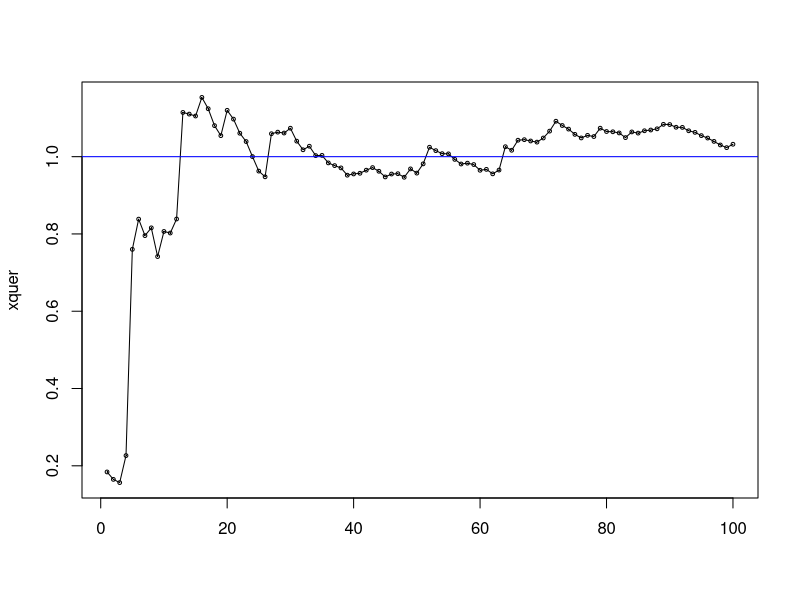
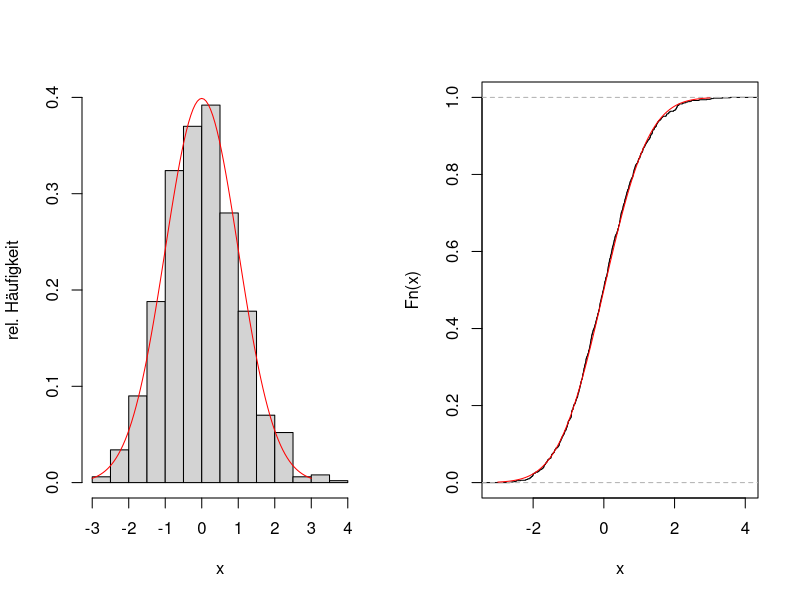
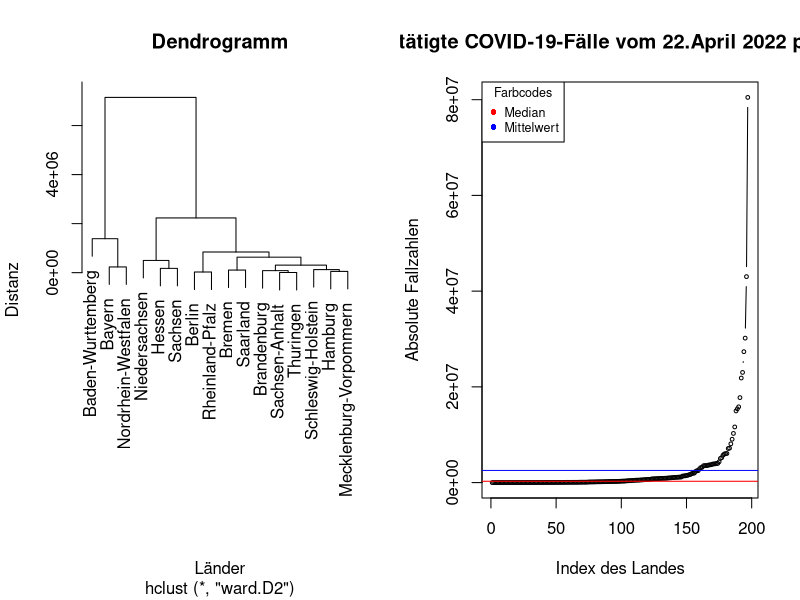
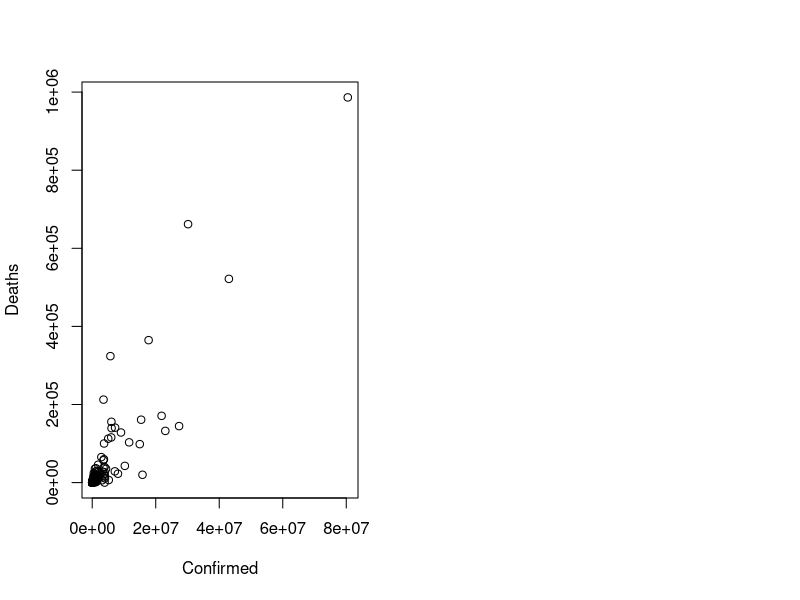

Source code (R) for these figures, in order:
######### ====================== Datenanalyse SS 2021 ====================== #########

########### ---------------------- Loesung zum 2. Aufgabenzettel ---------------------- #########

#### Aufgabe 2 ---- 

# Aufgabe a) 

# Initialisierung des Zufallszahlengenerators
set.seed(0) 
# Stichprobenumfang
n=100 

# Anschauen des angegebenen Befehls 
?stats::rexp
X = rexp(n,1) # Erzeugt einen Vektor von 100 Realisierungen von u.i.v. Exp(1)-ZV

mean_x = cumsum(X)/(1:n) 
# cumsum bildet fortlaufende Summen (x1,x1+x2,x1+x2+x3,...,x1+...+x100), 
# der Quotient teilt komponentenweise durch 1,2,...100. D.h. fortlaufende Mittelwerte werden gebildet.

# Verbindet die fortlaufenden Mittelwerte mit einem Linienzug
plot(mean_x,type="o",pch=".",cex=0.2,xlab="",ylab="xquer") 
# hebt die Mittelwertpunkte auf dem Linienzug hervor
points(1:n,mean_x,cex=0.5) 
# Skizziert den Erwartungswert 1 einer Exp(1)-Verteilung
abline(1,0,col="blue") 

# Interpretation: Das Beispiel illustriert die Stabilisierung der fortlaufenden Mittelwerte 
# bei dem theoretischen Erwartungswert in Form des (starken) Gesetzes gro?er Zahlen.

# Aufgabe b) 
# Funktion zur Erzeugung eines einzelnen Stichprobenwertes
zgs.single.sim <- function(i, k){
  X = rexp(k,1)
  sqrt(k)*(mean(X)-1/1)*1
} 

set.seed(0)

Y = sapply(1:1000, zgs.single.sim, 100)

par(mfrow=c(1,2))
hist(Y,freq=FALSE,main="",ylim=c(0,0.4),xlab="x",ylab="rel. Häufigkeit")
curve(dnorm,from=-3,to=3,add=TRUE,col="red",ylim=c(0,0.6))
# Man erkennt, dass das Histogramm die Dichte der N(0,1)-Verteilung  ann?hert. 
# Das spricht daf?r, dass die Stichprobe n?herungseise einer N(0,1)-Verteilung folgt

plot.ecdf(Y, main="")
curve(pnorm,from=-3,to=3,add=TRUE,col="red")
# Auch die empirische VF entspricht ziemlich genau der VF Phi der N(0,1)-Verteilung
# Es zeigt sich hier die Stabilisierung des zentralen Grenzwertsatzes


#### Aufgabe 3 ---- 

# Einlesen des Datensatzes
covid <- read.table(file = "covid_19_daily_reports_04-12-2022.csv",header = TRUE, sep = " ", dec = ".")

str(covid)
summary(covid)

#### b) ---- 

covid_germany <- covid[covid$Country_Region == "Germany",c(1,3,4)]

distanz_matrix <- dist(covid_germany[,2:3])
clustern <- hclust(distanz_matrix, method = "ward.D2")
clustern$labels <- covid_germany$Province_State
plot(clustern, xlab = "Länder", ylab = "Distanz", main = "Dendrogramm")

#' Zwei Cluster scheinen angemessen zu sein 

#### c) ---- 
covid_agg <- aggregate(covid[,3:4], by = list(covid$Country_Region), FUN = sum) # 197 Länder sollten herauskommen 
colnames(covid_agg)[1] <- "Country"

#### d) ---- 
covid_agg_confirmed <- covid_agg[order(covid_agg$Confirmed),]

plot(covid_agg_confirmed$Confirmed, type = "b", 
     main = "Bestätigte COVID-19-Fälle vom 22.April 2022 pro Land", 
     xlab = "Index des Landes", ylab = "Absolute Fallzahlen",
     cex = 0.5)  
abline(a=median(covid_agg_confirmed$Confirmed),b=0, col="red")
abline(a=mean(covid_agg_confirmed$Confirmed),b=0, col="blue")

legend("topleft", pch = 16, title = "Farbcodes", text.font = 1, cex=0.75, 
       legend = c("Median", "Mittelwert"),
       col = c("red", "blue"))

#' Erkenntnisse: 
#' Man erkennt, dass einige wenige Länder hohe Fallzahlen haben als Außenseiter: 
#' covid_agg_confirmed[195:197,] -> Brasilien, Indien und die USA 
#' Die meisten Länder scheinen kaum bestätigte Corona-Fallzahlen zu haben. 
#' Da dieses Mal nur die absoluten Fallzahlen gegeben sind, kann man diesen Sachverhalt nicht näher untersuchen 
#' Der Median liegt niedriger als der Mittelwert, was auf eine schiefe Verteilung schließen lässt. 
#'    

#### e) ---- 

plot(covid_agg[,2:3])

#' Definition Bravais-Pearson-Korrelations-Koeffizient: Maß für die Stärke des linearen Zusammenhangs beider Merkmale

#' Geeignetes Korrelationsmaß: 
#' Man könnte über Pearsons-Korrelations-Koeffizienten nachdenken, da es einen linearen Zusammenhang zu geben scheint 

cor(covid_agg$Confirmed, covid_agg$Deaths, method = "pearson") #0.907031

# Zum Vergleich noch mal die Spearman-Rangkorrelation: 
cor(covid_agg$Confirmed, covid_agg$Deaths, method = "spearman") #0.9069328

#' -> Korrelation ist KEIN Beweis für Kausalität
#' Nur weil die Korrelation zwischen den bestätigten Fällen und Todesfällen hoch ist, heißt das nicht, dass das eine das andere bedingt. 
#' Hier ist auch das Alter der Betroffenen zum Beispiel zu beachten!

####  ende ----
